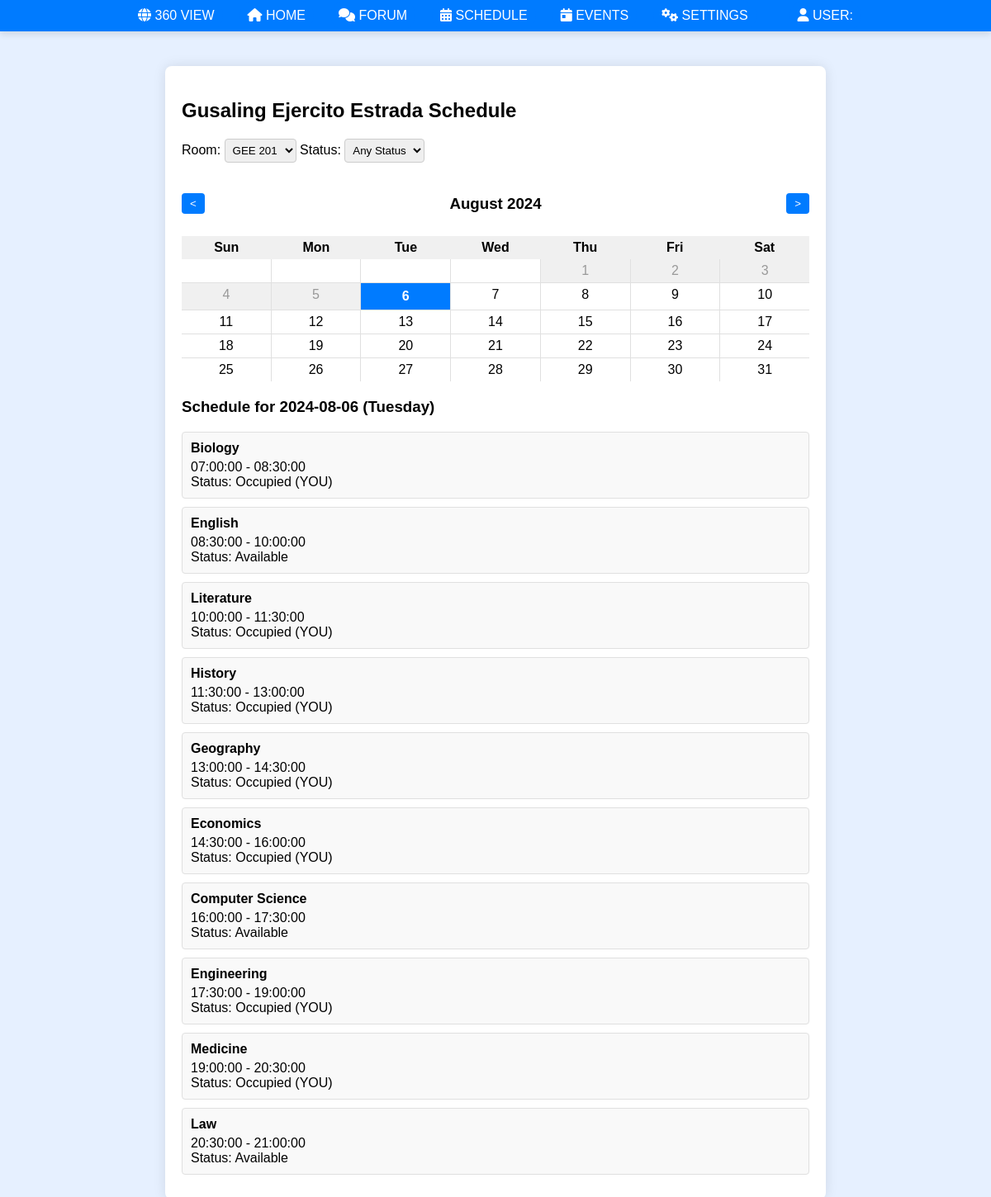
Screenshot of /geschedule2.php with the database file from the repository.
### tables this page shows
CREATE TABLE `schedules` (
  `schedule_id` int(11) NOT NULL,
  `room_id` int(11) NOT NULL,
  `day_of_week` enum('Monday','Tuesday','Wednesday','Thursday','Friday','Saturday') NOT NULL,
  `start_time` time NOT NULL,
  `end_time` time NOT NULL,
  `status` enum('Available','Occupied','Pending','Reserved') DEFAULT NULL,
  `subject` varchar(50) DEFAULT NULL,
  `user_id` int(11) DEFAULT NULL,
  `week_number` int(11) DEFAULT NULL,
  `year` int(11) DEFAULT NULL,
  `expiry_date` date DEFAULT NULL,
  `event` enum('Yes','No') NOT NULL DEFAULT 'No'
);

### public/geschedule2.php (the view, shortened to what this page needs)
<?php
require_once 'includes/dbh.inc.php';
$building_name = 'Gusaling Ejercito Estrada';
$selected_room_id = null;
$selected_date = null;
$selected_status = null;
if (isset($_POST['room'])) {
    $selected_room_id = $_POST['room'];
    $_SESSION['selected_room_id'] = $selected_room_id;
} else if (isset($_SESSION['selected_room_id'])) {
    $selected_room_id = $_SESSION['selected_room_id'];
} else {
    $sql = "SELECT room_id FROM rooms WHERE building = :building LIMIT 1";
    $stmt = $pdo->prepare($sql);
    $stmt->execute([':building' => $building_name]);
    $room = $stmt->fetch(PDO::FETCH_ASSOC);
    $selected_room_id = $room['room_id'] ?? null;
}
if (isset($_POST['date'])) {
    $selected_date = $_POST['date'];
    $_SESSION['selected_date'] = $selected_date;
} else if (isset($_SESSION['selected_date'])) {
    $selected_date = $_SESSION['selected_date'];
} else {
    $selected_date = date('Y-m-d');
}
try {
    $stmt = $pdo->prepare("SELECT username, profile_image FROM users WHERE user_id = :user_id");
    $stmt->bindParam(':user_id', $userId, PDO::PARAM_INT);
    $stmt->execute();
    $user = $stmt->fetch(PDO::FETCH_ASSOC);
    if (!$user) {
        $user = NULL;
    } else if (empty($user['profile_image'])) {
        $user['profile_image'] = 'assets/front/pic.jpg';
    }
} catch (PDOException $e) {
    echo "Error fetching user details: " . $e->getMessage();
    exit;
}
?>
<!DOCTYPE html>
<html lang="en">
<head>
    <link rel="stylesheet" href="assets/dropdown.css">
    <link rel="stylesheet" href="assets/schedule.css">
    <link rel="stylesheet" href="https://cdnjs.cloudflare.com/ajax/libs/font-awesome/6.0.0-beta3/css/all.min.css">
</head>
<body>
<header>
<div class="top-ribbon">
        <div class="ribbon-button-container dropdown stay">
            <span class="ribbon-button ribbon-trigger dropView"><i class="fas fa-globe"></i> 360 VIEW</span>
        </div>
        <div class="ribbon-button-container stay">
            <a href="home.php" class="ribbon-button"><i class="fas fa-home"></i> HOME</a>
        </div>
        <div class="ribbon-button-container">
            <a href="forum.php" class="ribbon-button"><i class="fas fa-comments"></i> FORUM</a>
        </div>
        <div class="ribbon-button-container">
            <a href="schedule.php" class="ribbon-button"><i class="fas fa-calendar-alt"></i> SCHEDULE</a>
        </div>
        <div class="ribbon-button-container">
            <a href="events.php" class="ribbon-button"><i class="fas fa-calendar-day"></i> EVENTS</a>
        </div>
        <div class="ribbon-button-container">
            <a href="settings.php" class="ribbon-button"><i class="fas fa-cogs"></i> SETTINGS</a>
        </div>
        <div class="ribbon-button-container">
            <?php echo
            "<a href='user.php' class='ribbon-button'><i class='fas fa-user'></i> USER: {$user['username']}</a>"
            ?>
        </div>
    </div>
</header>
    <div class="building-schedule-container">
        <h2><?php echo htmlspecialchars($building_name); ?> Schedule</h2>
        <div class="filters">
            <form method="POST" id="filterForm">
                <label for="room">Room:</label>
                <select name="room" id="room" onchange="this.form.submit()">
                    <?php
                    $sql = "SELECT room_id, room_number FROM rooms WHERE building = :building";
                    $stmt = $pdo->prepare($sql);
                    $stmt->execute([':building' => $building_name]);
                    $rooms = $stmt->fetchAll(PDO::FETCH_ASSOC);
                    foreach ($rooms as $room) {
                        $selected = $selected_room_id == $room['room_id'] ? 'selected' : '';
                        echo "<option value=\"{$room['room_id']}\" $selected>{$room['room_number']}</option>";
                    }
                    ?>
                </select>
                <label for="stat">Status:</label>
                <select name="stat" id="stat" onchange="this.form.submit()">
                    <option value="" <?php echo $selected_status === null ? 'selected' : ''; ?>>Any Status</option>
                </select>
            </form>
        </div>
        <div class="calendar">
            <div class="calendar-header">
                <button id="prev-month">&lt;</button>
                <h3 id="current-month"></h3>
                <button id="next-month">&gt;</button>
            </div>
            <div class="calendar-body">
                <div class="calendar-weekdays">
                    <div>Sun</div><div>Mon</div><div>Tue</div><div>Wed</div><div>Thu</div><div>Fri</div><div>Sat</div>
                </div>
                <div class="calendar-dates" id="calendar-dates"></div>
            </div>
        </div>
        <div id="schedule-details">
            <h3>Schedule for <span id="selected-date-display"></span></h3>
            <div id="schedule-container">
                <?php
                if ($selected_room_id) {
                    $room_id = $selected_room_id;
                    $sql = "SELECT schedules.*, users.full_name FROM schedules LEFT JOIN users ON schedules.user_id = users.user_id WHERE schedules.room_id = :room_id AND schedules.day_of_week = :day_of_week";
                    $params = [
                        ':room_id' => $room_id,
                        ':day_of_week' => date('l', strtotime($selected_date))
                    ];
                    $sql .= " ORDER BY schedules.start_time";
                    $stmt = $pdo->prepare($sql);
                    $stmt->execute($params);
                    $schedules = $stmt->fetchAll(PDO::FETCH_ASSOC);
                    foreach ($schedules as $schedule) {
                        echo "<div class='schedule-item {$schedule['status']}'>";
                        echo "<h4>{$schedule['subject']}</h4>";
                        echo "<p>{$schedule['start_time']} - {$schedule['end_time']}</p>";
                        echo "<p>Status: ";
                        if ($schedule['status'] == 'Available') {
                            echo "<span class=\"available\">{$schedule['status']}</span>";
                        } elseif ($schedule['status'] == 'Occupied' && $schedule['user_id'] == $_SESSION['user_id']) {
                            echo "<span class=\"occupied-own\">{$schedule['status']} (YOU)</span>";
                        } elseif ($schedule['status'] == 'Pending') {
                            echo "<span class=\"pending\">{$schedule['status']}</span>";
                        } else {
                            echo "<span class=\"occupied\">{$schedule['status']}</span>";
                        }
                        echo "</p>";
                        echo "</div>";
                    }
                }
                ?>
            </div>
        </div>
    </div>
</body>
</html>

### public/assets/dropdown.css (style rules this page uses)
.top-ribbon { background-color: #007bff; width: 100%; padding: 10px 0; display: flex; justify-content: center; box-shadow: 0 4px 8px rgba(0, 0, 0, 0.1); }
.ribbon-button-container { margin: 0 10px; display: block; }
.ribbon-button { padding: 10px 10px; background-color: #007bff; color: white; text-decoration: none; border-radius: 20px; font-size: 16px; transition: background-color 0.3s, color 0.3s; }
.dropdown { position: relative; padding-top: 0px; padding-bottom: 0px; }
.ribbon-trigger { cursor: pointer; display: none; }
.stay .ribbon-trigger { display: unset; }

### public/assets/schedule.css (style rules this page uses)
body { font-family: Arial, sans-serif; background-color: #e6f0ff; margin: 0; padding: 0; box-sizing: border-box; }
.top-ribbon { display: flex; justify-content: space-between; align-items: center; background-color: #007bff; color: #ffffff; padding: 0; margin: 0; width: 100%; position: fixed; top: 0; left: 0; right: 0; z-index: 1000; }
.building-schedule-container { background-color: #ffffff; padding: 20px; border-radius: 8px; box-shadow: 0 0 15px rgba(0, 0, 0, 0.1); width: 90%; max-width: 800px; margin: 80px auto 20px; box-sizing: border-box; }
.filters { display: flex; justify-content: space-between; margin-bottom: 20px; }
.filters select { padding: 5px; border-radius: 4px; border: 1px solid #ccc; }
.calendar { margin-bottom: 20px; position: relative; }
.calendar-header { display: flex; justify-content: space-between; align-items: center; margin-bottom: 10px; position: relative; z-index: 100; }
.calendar-header button { background-color: #007bff; color: white; border: none; padding: 5px 10px; border-radius: 4px; cursor: pointer; z-index: 10; }
.calendar-weekdays { display: grid; grid-template-columns: repeat(7, 1fr); text-align: center; font-weight: bold; background-color: #f0f0f0; padding: 5px 0; }
.calendar-dates { display: grid; grid-template-columns: repeat(7, 1fr); gap: 1px; background-color: #e0e0e0; }
#schedule-details { margin-top: 20px; }
.schedule-item { background-color: #f9f9f9; border: 1px solid #e0e0e0; border-radius: 4px; padding: 10px; margin-bottom: 10px; }
.schedule-item h4 { margin: 0 0 5px 0; }
.schedule-item p { margin: 0; }

### public/geschedule2.php (style rules this page uses)
.top-ribbon { background-color: #007bff; width: 100%; padding: 10px 0; display: flex; justify-content: center; box-shadow: 0 4px 8px rgba(0, 0, 0, 0.1); }
.ribbon-button-container { margin: 0 10px; display: block; }
.ribbon-button { padding: 10px 10px; background-color: #007bff; color: white; text-decoration: none; border-radius: 20px; font-size: 16px; transition: background-color 0.3s, color 0.3s; }
.dropdown { position: relative; padding-top: 0px; padding-bottom: 0px; }
.ribbon-trigger { cursor: pointer; display: none; }
.stay .ribbon-trigger { display: unset; }

### rows the page displays
schedules: subject "Biology", start_time "07:00:00", end_time "08:30:00", status "Occupied"
schedules: subject "English", start_time "08:30:00", end_time "10:00:00", status "Available"
schedules: subject "Literature", start_time "10:00:00", end_time "11:30:00", status "Occupied"
schedules: subject "History", start_time "11:30:00", end_time "13:00:00", status "Occupied"
schedules: subject "Geography", start_time "13:00:00", end_time "14:30:00", status "Occupied"
schedules: subject "Economics", start_time "14:30:00", end_time "16:00:00", status "Occupied"
schedules: subject "Computer Science", start_time "16:00:00", end_time "17:30:00", status "Available"
schedules: subject "Engineering", start_time "17:30:00", end_time "19:00:00", status "Occupied"
schedules: subject "Medicine", start_time "19:00:00", end_time "20:30:00", status "Occupied"
schedules: subject "Law", start_time "20:30:00", end_time "21:00:00", status "Available"

### other values shown
$building_name "Gusaling Ejercito Estrada"
form field room "GEE 201"
